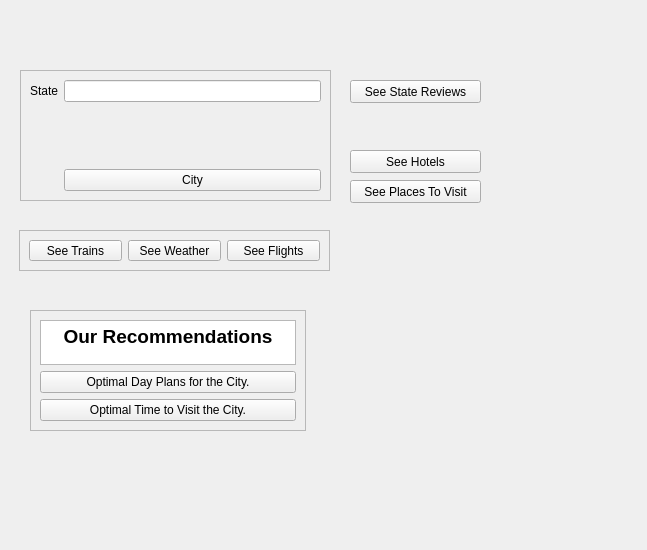
<?xml version="1.0" encoding="UTF-8"?>
<ui version="4.0">
 <class>Form</class>
 <widget class="QWidget" name="Form">
  <property name="geometry">
   <rect>
    <x>0</x>
    <y>0</y>
    <width>647</width>
    <height>550</height>
   </rect>
  </property>
  <property name="windowTitle">
   <string>Form</string>
  </property>
  <widget class="QFrame" name="frame">
   <property name="geometry">
    <rect>
     <x>20</x>
     <y>70</y>
     <width>311</width>
     <height>131</height>
    </rect>
   </property>
   <property name="frameShape">
    <enum>QFrame::StyledPanel</enum>
   </property>
   <property name="frameShadow">
    <enum>QFrame::Raised</enum>
   </property>
   <layout class="QFormLayout" name="formLayout">
    <item row="0" column="0">
     <widget class="QLabel" name="label">
      <property name="text">
       <string>State</string>
      </property>
     </widget>
    </item>
    <item row="0" column="1">
     <widget class="QLineEdit" name="lineEdit"/>
    </item>
    <item row="2" column="1">
     <widget class="QPushButton" name="pushButton">
      <property name="text">
       <string>City</string>
      </property>
     </widget>
    </item>
    <item row="1" column="1">
     <spacer name="verticalSpacer">
      <property name="orientation">
       <enum>Qt::Vertical</enum>
      </property>
      <property name="sizeHint" stdset="0">
       <size>
        <width>20</width>
        <height>40</height>
       </size>
      </property>
     </spacer>
    </item>
   </layout>
  </widget>
  <widget class="QPushButton" name="pushButton_2">
   <property name="geometry">
    <rect>
     <x>350</x>
     <y>80</y>
     <width>131</width>
     <height>23</height>
    </rect>
   </property>
   <property name="text">
    <string>See State Reviews</string>
   </property>
  </widget>
  <widget class="QPushButton" name="pushButton_6">
   <property name="geometry">
    <rect>
     <x>350</x>
     <y>150</y>
     <width>131</width>
     <height>23</height>
    </rect>
   </property>
   <property name="text">
    <string>See Hotels</string>
   </property>
  </widget>
  <widget class="QPushButton" name="pushButton_7">
   <property name="geometry">
    <rect>
     <x>350</x>
     <y>180</y>
     <width>131</width>
     <height>23</height>
    </rect>
   </property>
   <property name="text">
    <string>See Places To Visit</string>
   </property>
  </widget>
  <widget class="QFrame" name="frame_2">
   <property name="geometry">
    <rect>
     <x>30</x>
     <y>310</y>
     <width>276</width>
     <height>121</height>
    </rect>
   </property>
   <property name="frameShape">
    <enum>QFrame::StyledPanel</enum>
   </property>
   <property name="frameShadow">
    <enum>QFrame::Raised</enum>
   </property>
   <layout class="QVBoxLayout" name="verticalLayout">
    <item>
     <widget class="QTextBrowser" name="textBrowser">
      <property name="html">
       <string>&lt;!DOCTYPE HTML PUBLIC &quot;-//W3C//DTD HTML 4.0//EN&quot; &quot;http://www.w3.org/TR/REC-html40/strict.dtd&quot;&gt;
&lt;html&gt;&lt;head&gt;&lt;meta name=&quot;qrichtext&quot; content=&quot;1&quot; /&gt;&lt;style type=&quot;text/css&quot;&gt;
p, li { white-space: pre-wrap; }
&lt;/style&gt;&lt;/head&gt;&lt;body style=&quot; font-family:'MS Shell Dlg 2'; font-size:8.25pt; font-weight:400; font-style:normal;&quot;&gt;
&lt;p align=&quot;center&quot; style=&quot; margin-top:0px; margin-bottom:0px; margin-left:0px; margin-right:0px; -qt-block-indent:0; text-indent:0px;&quot;&gt;&lt;span style=&quot; font-size:14pt; font-weight:600;&quot;&gt;Our Recommendations&lt;/span&gt;&lt;/p&gt;&lt;/body&gt;&lt;/html&gt;</string>
      </property>
     </widget>
    </item>
    <item>
     <widget class="QPushButton" name="pushButton_9">
      <property name="text">
       <string>Optimal Day Plans for the City.</string>
      </property>
     </widget>
    </item>
    <item>
     <widget class="QPushButton" name="pushButton_8">
      <property name="text">
       <string>Optimal Time to Visit the City.</string>
      </property>
     </widget>
    </item>
   </layout>
  </widget>
  <widget class="QFrame" name="frame_3">
   <property name="geometry">
    <rect>
     <x>19</x>
     <y>230</y>
     <width>311</width>
     <height>41</height>
    </rect>
   </property>
   <property name="frameShape">
    <enum>QFrame::StyledPanel</enum>
   </property>
   <property name="frameShadow">
    <enum>QFrame::Raised</enum>
   </property>
   <layout class="QHBoxLayout" name="horizontalLayout">
    <item>
     <widget class="QPushButton" name="pushButton_5">
      <property name="text">
       <string>See Trains</string>
      </property>
     </widget>
    </item>
    <item>
     <widget class="QPushButton" name="pushButton_3">
      <property name="text">
       <string>See Weather</string>
      </property>
     </widget>
    </item>
    <item>
     <widget class="QPushButton" name="pushButton_4">
      <property name="text">
       <string>See Flights</string>
      </property>
     </widget>
    </item>
   </layout>
  </widget>
 </widget>
 <resources/>
 <connections/>
</ui>
